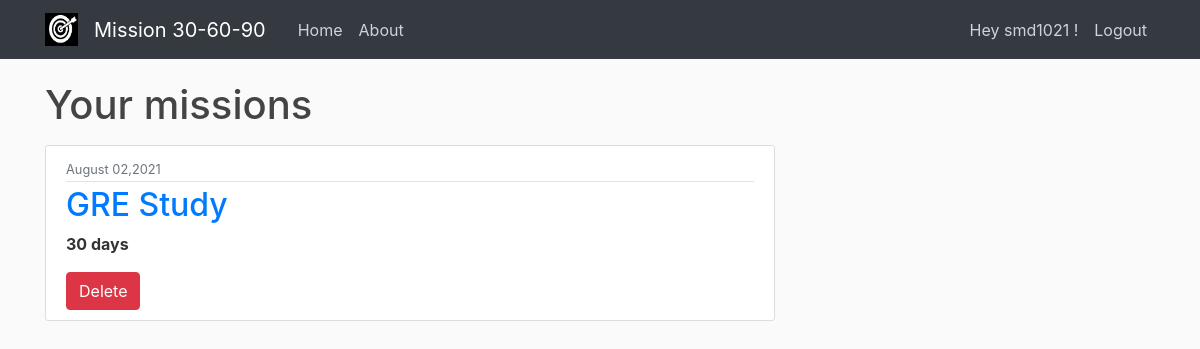
/user/testuser1 (signed in), run on the app's committed database.
### mission/models.py (models this page shows, shortened)
class Missions(models.Model):
    mission_name = models.CharField(max_length=50)
    no_of_days = models.IntegerField(validators=[validate.validate_days])
    start_date = models.DateField(default=date.today)
    aspirant = models.ForeignKey(User, on_delete=models.CASCADE)

### mission/views.py (the view)
# urls.py: path('user/<str:username>',MissionListView.as_view(),name='user-missions'),
class MissionListView(LoginRequiredMixin,ListView):
    model = Missions
    template_name = 'mission/user_missions.html'
    context_object_name = 'missions'
    def get_queryset(self):
        user = get_object_or_404(User,username=self.kwargs.get('username'))
        return Missions.objects.filter(aspirant=user).order_by('-start_date')

### mission/templates/mission/user_missions.html
{% extends "mission/base.html" %}
{% block content %}
  <div class="row">
    <div class="col-md-8">
      <h1 class="mb-3">Your missions</h1>
        {% for mission in missions %}
            <article class="media content-section">
              <div class="media-body">
                <div class="article-metadata">
                  <small class="text-muted">{{ mission.start_date|date:"F d,Y" }}</small>
                </div>
                <h2><a href = "{% url 'mission-today' mission.mission_name %}">{{ mission.mission_name }}</a></h2>
                <p class="article-content"><strong>{{ mission.no_of_days }} days</strong></p>
                <a class="btn btn-danger" style="margin-right: 2pt;" href="{% url 'mission-delete' mission.id %}">Delete</a>
              </div>
            </article>
        {% endfor %}
    </div>
  </div>
{% endblock content %}

### mission/templates/mission/base.html (shortened to what this page needs)
{% load static %}
<!DOCTYPE html>
<html>
<head>
    <link rel="stylesheet" href="https://maxcdn.bootstrapcdn.com/bootstrap/4.0.0/css/bootstrap.min.css">
    <link rel="stylesheet" type="text/css" href="{% static 'mission/main.css' %}">
</head>
<body>
    <header class="site-header">
      <nav class="navbar navbar-expand-md navbar-dark bg-dark fixed-top">
        <div class="container">
          <a class="navbar-brand" href="#">
            {% load static %}<img src="{% static "mission/media/target.jpg" %}" height="33" width="33" alt="logo" />
          </a>
          <a class="navbar-brand mr-4" href="{% url 'mission-home' %}">Mission 30-60-90</a>
          <div class="collapse navbar-collapse" id="navbarToggle">
            <div class="navbar-nav mr-auto">
              <a class="nav-item nav-link" href="{% url 'mission-home' %}">Home</a>
              <a class="nav-item nav-link" href="{% url 'mission-about' %}">About</a>
            </div>
            <div class="navbar-nav">
              {% if user.is_authenticated %}
                <a class="nav-item nav-link" href="#">Hey {{user.username}} !</a>
                <a class="nav-item nav-link" href="{% url 'logout' %}">Logout</a>
              {% else %}
                <a class="nav-item nav-link" href="{% url 'login' %}">Login</a>
                <a class="nav-item nav-link" href="{% url 'register' %}">Register</a>
              {% endif %}
            </div>
          </div>
        </div>
      </nav>
    </header>
    <main role="main" class="container">
      <div class="row">
        <div class="col-md-8">
        </div>
      </div>
      {% block content %}{% endblock %}
    </main>
</body>
</html>

### mission/static/mission/main.css (style rules this page uses)
body { background: #fafafa; color: #333333; margin-top: 5rem; }
h1, h2, h3, h4, h5, h6 { color: #444444; }
.site-header .navbar-nav .nav-link { color: #cbd5db; }
.content-section { background: #ffffff; padding: 10px 20px; border: 1px solid #dddddd; border-radius: 3px; margin-bottom: 20px; }
.article-content { white-space: pre-line; }
.article-metadata { padding-bottom: 1px; margin-bottom: 4px; border-bottom: 1px solid #e3e3e3 }

### data on the page
Missions: start_date "August 02,2021", mission_name "GRE Study", no_of_days "30"

### other printed values
{{ user.username }} "smd1021"
